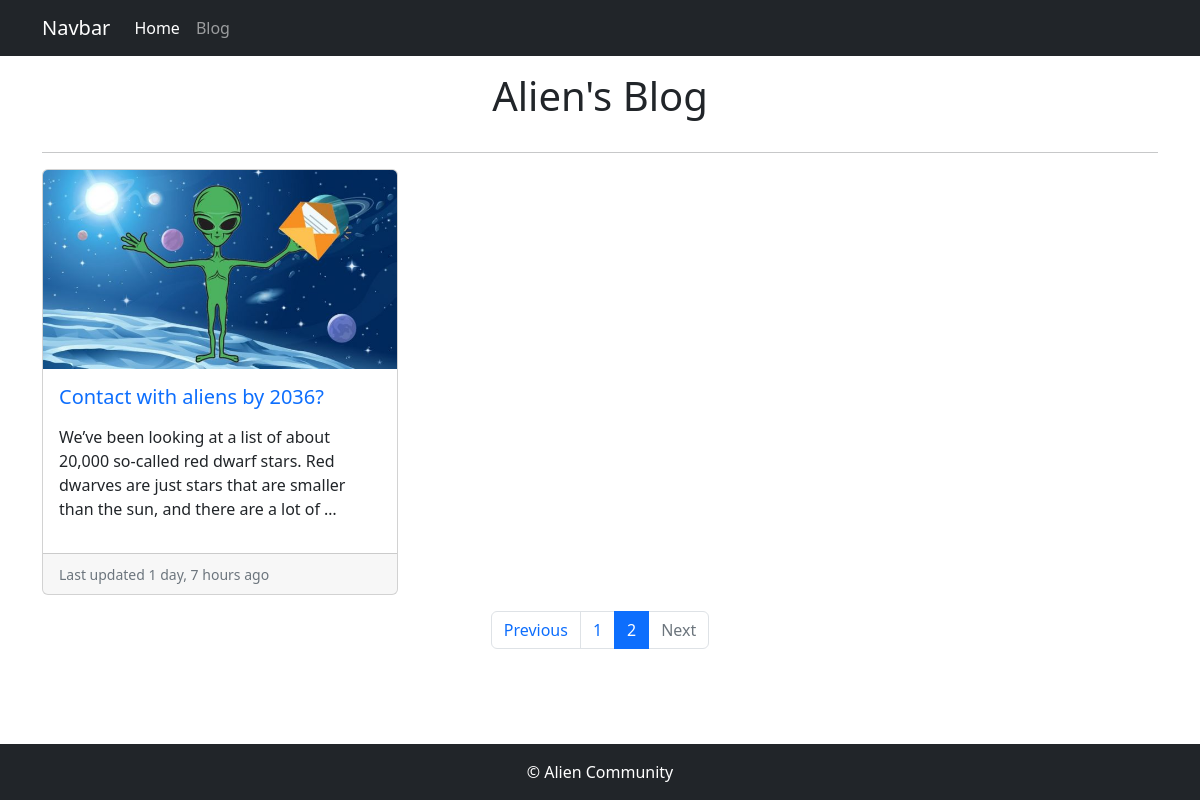
Screenshot of /blog/?page=2 with the database file from the repository.
### blog/models.py (models this page shows, shortened)
class BlogPost(models.Model):
    STATUS = [
        ('draft', 'Draft'),
        ('published', 'Published')
    ]
    title = models.CharField(max_length=200)
    featured = models.ImageField(upload_to='blogs/', blank=True, null=True)
    slug = models.SlugField(unique=True, null=True, blank=True)
    content = RichTextUploadingField()
    created = models.DateTimeField(auto_now_add=True)
    updated = models.DateField(auto_now=True)
    category = models.ForeignKey(Category, on_delete=models.CASCADE)
    status = models.CharField(max_length=10, choices=STATUS, default='draft')
    meta_title = models.CharField(max_length=200, blank=True, null=True)
    meta_description = models.TextField(blank=True, null=True)
    class Meta:
        verbose_name_plural = 'All Posts'

### blog/views.py (the view)
# urls.py: path('blog/', views.Blog, name = 'blog'),
def Blog(request):
    queryset = BlogPost.objects.filter(status = 'published').order_by('-created')
    per_page = 3
    paginator = Paginator(queryset, per_page)
    page_number = request.GET.get('page')
    posts = paginator.get_page(page_number)
    template_name = 'Blog/blog.html'
    context = {'posts':posts}
    return render(request, template_name, context)

### templates/Blog/blog.html (shortened to what this page needs)
{% extends 'base.html' %}
{% block content %}
<div class="container">
  <h1 class="text-center py-3">Alien's Blog</h1>
  <hr>
  <div class="row row-cols-1 row-cols-md-3 g-4">
    {% for post in posts %}
    <div class="col">
      <div class="card h-100">
        <img src="{{post.featured.url}}" class="card-img-top" alt="...">
        <div class="card-body">
          <h5 class="card-title"><a href="{% url 'single_post' post.slug %}" class="text-decoration-none text-primary">{{post.title}}</a></h5>
          <p class="card-text">{{ post.content|truncatewords:30|safe}}</p>
        </div>
        <div class="card-footer">
          <small class="text-muted">Last updated {{post.updated|timesince}} ago</small>
        </div>
      </div>
    </div>
    {% endfor %}
  </div>
      <nav aria-label="Page navigation example" class="my-3">
        <ul class="pagination justify-content-center">
          {% if posts.has_previous %}
          <li class="page-item">
            <a class="page-link" href="?page={{posts.previous_page_number}}">Previous</a>
          </li>
          {% else %}
          <li class="page-item disabled">
            <a class="page-link">Previous</a>
          </li>
          {% endif %}
          {% for i in posts.paginator.page_range %}
          {% if posts.number == i%}
          <li class="page-item active"><a class="page-link" href="?page={{i}}">{{i}}</a></li>
          {% else %}
          <li class="page-item"><a class="page-link" href="?page={{i}}">{{i}}</a></li>
          {% endif %}
          {% endfor %}
          {% if posts.has_next %}
          <li class="page-item">
            <a class="page-link" href="?page={{posts.next_page_number}}">Next</a>
          </li>
          {% else %}
          <li class="page-item disabled">
            <a class="page-link" href="">Next</a>
          </li>
          {% endif %}
        </ul>
      </nav>
</div>
{% endblock content %}

### rows the page displays
BlogPost: featured (picture), title "Contact with aliens by 2036?", content "We’ve been looking at a list of about 20,000 so-called red dwarf stars. Red dwarves are just stars that are smaller than the sun, and there are a lot of …", updated "1 day, 7 hours"

### other values shown
{{ i }} "1"
{{ i }} "2"
